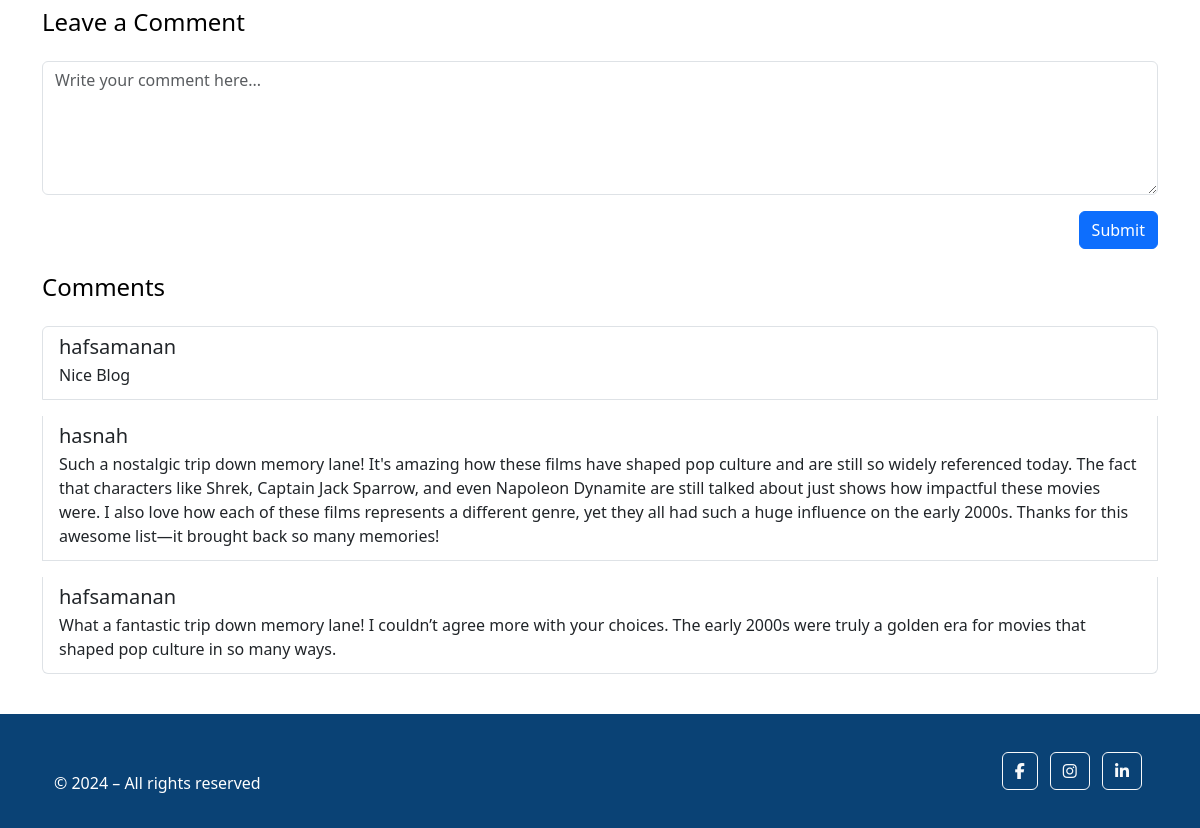
Before: /post/4 (lower part) with the older database file.
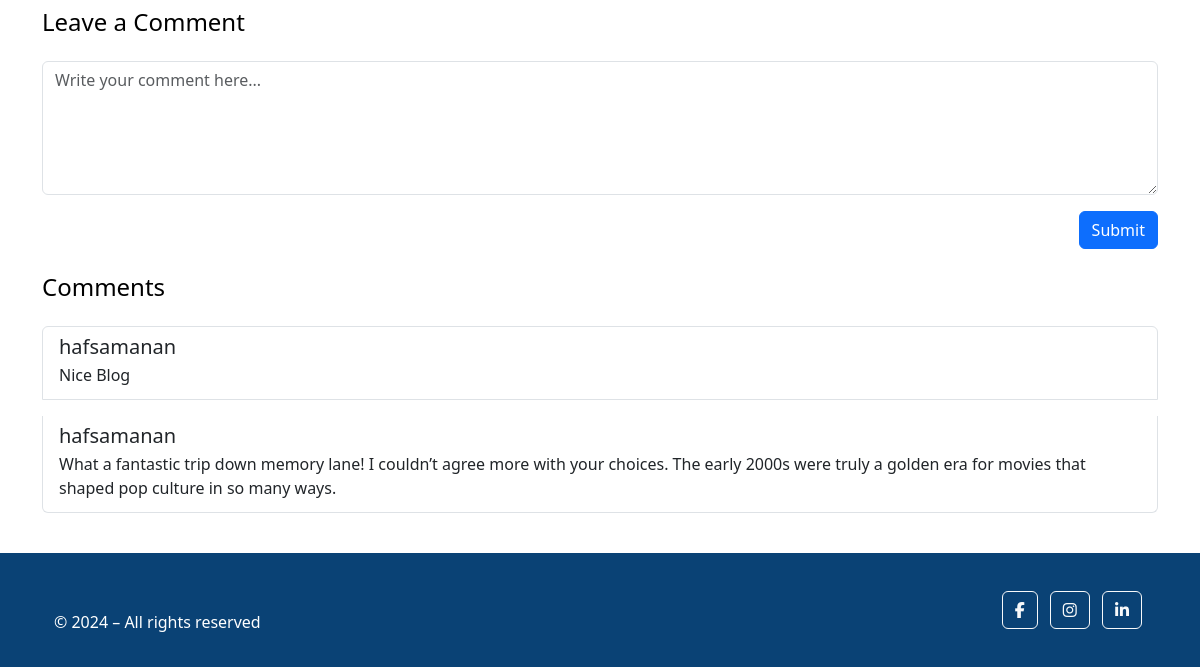
After: the same page with the newer database file.
### flaskblog/models.py (models this page shows, shortened)
class Comments(db.Model):
    id = db.Column(db.Integer(), primary_key = True)
    content = db.Column(db.String(200))
    date_posted = db.Column(db.DateTime, default = datetime.now(timezone.utc))
    commentor_id = db.Column(db.Integer, db.ForeignKey('users.id'))
    post_id = db.Column(db.Integer, db.ForeignKey('posts.id'))

class Users(db.Model, UserMixin):
    id = db.Column(db.Integer, primary_key = True)
    username = db.Column(db.String(20), nullable = False,unique = True)
    name = db.Column(db.String(200), nullable = False)
    email = db.Column(db.String(120), nullable = False,unique = True)
    bio = db.Column(db.Text(200), nullable = True)
    date_added = db.Column(db.DateTime, default = datetime.now(timezone.utc))
    password_hash = db.Column(db.String(120))
    posts = db.relationship('Posts', backref = 'poster', cascade="all, delete-orphan")
    comments = db.relationship('Comments', backref = 'commenter', cascade="all, delete-orphan")
    profile_pic = db.Column(db.String(), nullable = True)
    @property
    def password(self):
        raise AttributeError("password is not a readable attribute")

### flaskblog/blog/blog.py (the view, shortened to what this page needs)
@blog.route('/post/<int:id>',methods = ['GET','POST'])
def post(id):
    post = Posts.query.get_or_404(id)
    form = CommentForm()
    comments = Comments.query.filter_by(post_id=id).order_by(Comments.date_posted.desc()).all()
    return render_template('blog/post.html', post=post, form=form,comments = comments)

### flaskblog/blog/forms.py
class CommentForm(FlaskForm):
    content = StringField("Content", validators=[DataRequired()], widget=TextArea())
    submit = SubmitField("Submit")

class SearchForm(FlaskForm):
    searched = StringField("Content", validators=[DataRequired()], widget=TextArea())
    submit = SubmitField("Submit")

### flaskblog/blog/blog.py (called while the page is built)
@blog.context_processor
def base():
    form = SearchForm()
    return dict(form = form)

### flaskblog/templates/blog/post.html (shortened to what this page needs)
{% set show_navbar = True %}
{% set show_footer = True %}
{% extends 'main/base.html'%}
{% block content %}
<div class="container my-4">
  <h4 class="mb-4">Leave a Comment</h4>
  <form action="{{ url_for('blog.post', id=post.id) }}" method="POST">
    <div class="mb-3">
      {{ form.content(class="form-control", rows="5", placeholder="Write your comment here...") }}
    </div>
    <div class="d-flex justify-content-end">
      {{ form.submit(class="btn btn-primary") }}
    </div>
  </form>
  <h4 class="my-4">Comments</h4>
  <div class="list-group">
    {% for comment in comments %}
    <div class="list-group-item mb-3">
      <h5 class="mb-1">{{ comment.commenter.name }}</h5>
      <p class="mb-1">{{ comment.content }}</p>
    </div>
    {% endfor %}
  </div>
</div>
{% endblock %}

### flaskblog/templates/main/base.html (shortened to what this page needs)
<!doctype html>
<html lang="en">
<head>
   <link href="https://cdn.jsdelivr.net/npm/bootstrap@5.3.3/dist/css/bootstrap.min.css" rel="stylesheet"
>
   <link rel="stylesheet" href="https://use.fontawesome.com/releases/v6.0.0/css/all.css">
   <link rel="stylesheet" href="https://cdn.jsdelivr.net/npm/bootstrap-icons/font/bootstrap-icons.css">
   <link href="https://cdn.jsdelivr.net/npm/bootstrap@5.3.0-alpha1/dist/css/bootstrap.min.css" rel="stylesheet">
   <link rel="stylesheet" href="https://cdnjs.cloudflare.com/ajax/libs/font-awesome/6.6.0/css/all.min.css"/>
</head>
<body>
   {% block content %}
   {% endblock %}
</body>
{% if show_footer %}
<footer class="text-center text-white" style="background-color: #0a4275;">
  <div class="container p-4 pb-0 d-flex flex-column flex-md-row justify-content-between align-items-center">
    <div class="text-md-left mb-2 mb-md-0">
      © 2024 – All rights reserved
    </div>
    <section class="mb-4">
      <a class="btn btn-outline-light btn-floating m-1" href="https://www.facebook.com/OSOLTEC/" role="button"><i class="fab fa-facebook-f"></i></a>
      <a class="btn btn-outline-light btn-floating m-1" href="https://www.instagram.com/osol.tech/" role="button"><i class="fab fa-instagram"></i></a>
      <a class="btn btn-outline-light btn-floating m-1" href="https://www.linkedin.com/company/osoltech" role="button"><i class="fab fa-linkedin-in"></i></a>
    </section>
  </div>
</footer>
{% endif %}
</html>

### flaskblog/templates/main/base.html (style rules this page uses)
body { background-color: white; color: black; }
footer { text-align: center; padding: 10px 0; }
html, body { height: 100%; }

Changed rows visible on the page:
removed Comments: commenter.name "hasnah", content "Such a nostalgic trip down memory lane! It's amazing how these films have shaped pop culture and are still so widely referenced today. The fact that characters like Shrek, Captain Jack Sparrow, and even Napoleon Dynamite are still talked about just shows how impactful these movies were. I also love how each of these films represents a different genre, yet they all had such a huge influence on the early 2000s. Thanks for this awesome list—it brought back so many memories!"
